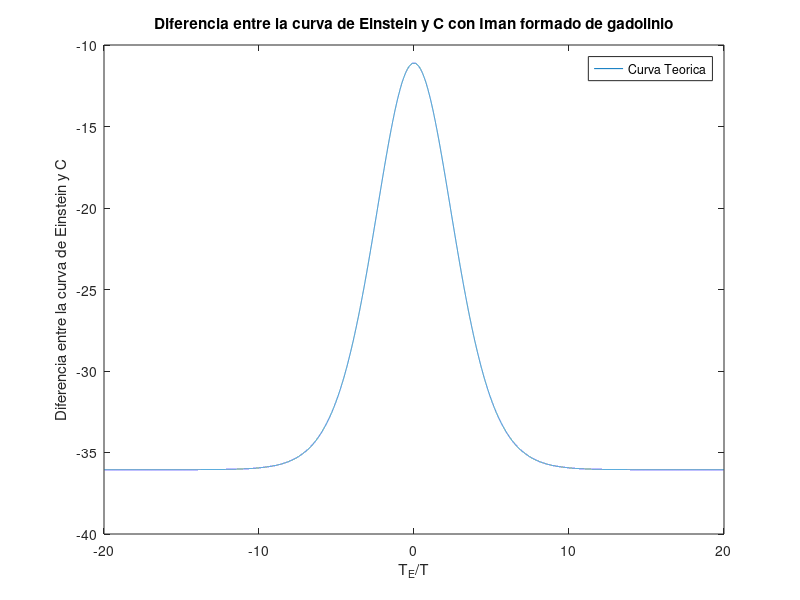

Source code (MATLAB): (Note: this script raises an error after producing the figure.)
clear all; close all;
x = -20:0.001:20; 
R = 8.31446261815324; T = 185; % constante de los gases ideales R y temperatura promedio
c = 36.055; % <---------- SELECCIONAR calor especifico molar 
y =3*R*(x.^2).*((exp(x))./((exp(x)-1).^2)) - c;
plot (x,y); plot (x,y); xlabel('T_{E}/T'); ylabel('Diferencia entre la curva de Einstein y C'); legend('Curva Teorica'); title('Diferencia entre la curva de Einstein y C con Iman formado de gadolinio')
print -djpeg -r100 temperaturaimangadolinio.jpg
i = 1; n = 1; mj0(1) = 0; mn0(1) = 0;
while (y(i)>0)
  mj0(i) = x(i);
  i = i+1;
end
x(i-1)
y(i-1)
x(i)
y(i)
precision = 0.5*(y(i-1) - y(i))
xmed = 0.5*(x(i)+x(i-1))
TE = (0.5*(x(i)+x(i-1)))*T  
deltaTE = (xmed - x(i-1))*T